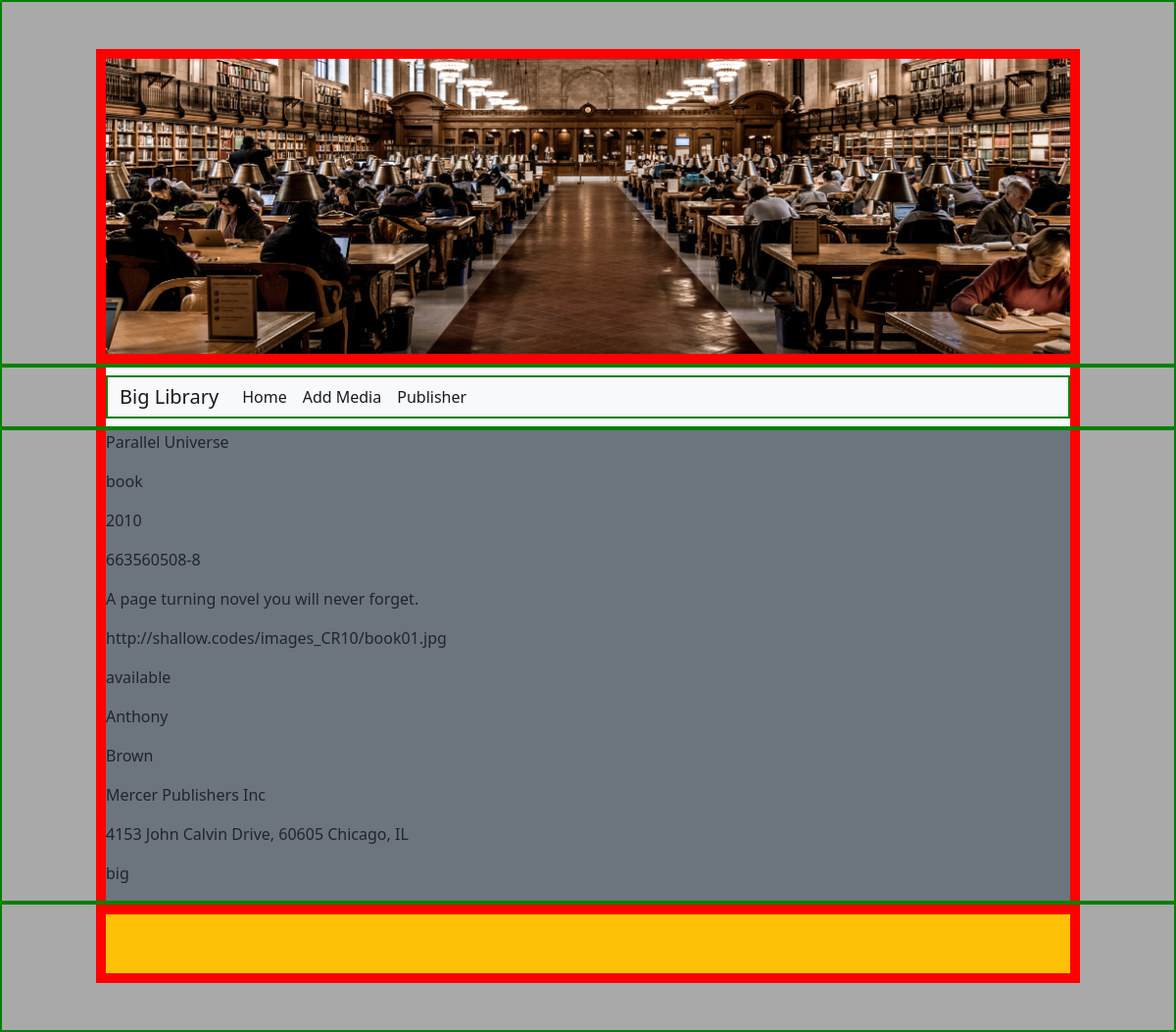
Screenshot of /php/details.php?id=300 with the database file from the repository.
### tables this page shows
CREATE TABLE `library_all_media` (
  `id` int(11) NOT NULL,
  `media_title` varchar(50) NOT NULL,
  `media_type` varchar(4) NOT NULL,
  `media_date` year(4) NOT NULL,
  `media_isbn` varchar(11) NOT NULL,
  `media_descr` varchar(100) NOT NULL,
  `media_image` varchar(100) NOT NULL,
  `media_status` varchar(9) NOT NULL,
  `author_fname` varchar(20) NOT NULL,
  `author_lname` varchar(20) NOT NULL,
  `pub_name` varchar(30) NOT NULL,
  `pub_address` varchar(50) NOT NULL,
  `pub_size` varchar(6) NOT NULL
);

### php/details.php (the view, shortened to what this page needs)
<?php
require_once 'actions/db_connect.php';
if ($_GET['id']) {
    $id = $_GET['id'];
    $sql = "SELECT * FROM library_all_media WHERE id = {$id}";
    $result = $connect->query($sql);
    if ($result->num_rows == 1) {
        $data = $result->fetch_assoc();
        $media_title = $data['media_title'];
        $media_type = $data['media_type'];
        $media_date = $data['media_date'];
        $media_isbn = $data['media_isbn'];
        $media_descr = $data['media_descr'];
        $media_image = $data['media_image'];
        $media_status = $data['media_status'];
        $author_fname = $data['author_fname'];
        $author_lname = $data['author_lname'];
        $pub_name = $data['pub_name'];
        $pub_address = $data['pub_address'];
        $pub_size = $data['pub_size'];
    } else {
        header("location: error.php");
    }
} else {
    header("location: error.php");
}
?>
<!DOCTYPE html>
<html lang="en">
<head>
    <?php require_once 'components/bootstrap.php' ?>
    <link rel="stylesheet" type="text/css" href="../styles/styles.css">
</head>
<body>
    <?php include_once "header.php" ?>
    <?php include_once "navbar.php" ?>
    <div class="container-fluid mx-auto px-5">
        <div class="wrapIndex mx-5 bg-secondary">
            <div>
                <p><?php echo $media_title ?></p>
                <p><?php echo $media_type ?></p>
                <p><?php echo $media_date ?></p>
                <p><?php echo $media_isbn ?></p>
                <p><?php echo $media_descr ?></p>
                <p><?php echo $media_image ?></p>
                <p><?php echo $media_status ?></p>
                <p><?php echo $author_fname ?></p>
                <p><?php echo $author_lname ?></p>
                <p><?php echo $pub_name ?></p>
                <p><?php echo $pub_address ?></p>
                <p><?php echo $pub_size ?></p>
            </div>
        </div>
    </div>
    <?php include_once "footer.php" ?>
</body>
</html>

### styles/styles.css (style rules this page uses)
body, html { background-color: darkgrey; }
.container-fluid { border: 2px solid green; overflow: hidden; }
.wrapIndex { border-left: 10px solid red; border-right: 10px solid red; overflow: hidden; }

### rows the page displays
library_all_media: media_title "Parallel Universe", media_type "book", media_date "2010", media_isbn "663560508-8", media_descr "A page turning novel you will never forget.", media_image "http://shallow.codes/images_CR10/book01.jpg", media_status "available", author_fname "Anthony", author_lname "Brown", pub_name "Mercer Publishers Inc", pub_address "4153 John Calvin Drive, 60605 Chicago, IL", pub_size "big"
